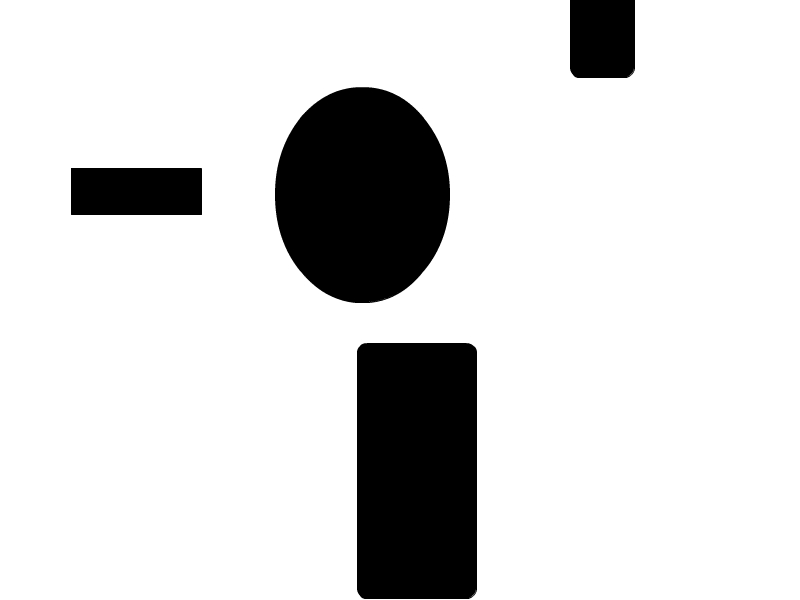
//> input picture Day 4/dfs_path.jpg, 800 x 600 px
$ ./harry   (built with g++ and OpenCV 4)
//> lines starting //> are read from the running program, lines starting //| are printed output that depends on the picture
#include "opencv2/highgui/highgui.hpp"
#include "opencv2/imgproc/imgproc.hpp"
#include "opencv2/core/core.hpp"
#include <iostream>
#include <stdio.h>
#include <stdlib.h>
using namespace cv;
using namespace std;
Mat src, src_gray;
int thresh = 200;
int max_thresh = 255;
char* source_window = "Source image";
char* corners_window = "Corners detected";
void cornerHarris_demo( int, void* );
/* @function main */
int main( int argc, char** argv )
{
  src = imread("dfs_path.jpg", 1 );
//> src is the input picture: 600 rows x 800 cols, CV_8UC3; min 0, max 255, mean 217
  cvtColor( src, src_gray, COLOR_BGR2GRAY );
  namedWindow( source_window, WINDOW_AUTOSIZE );
  createTrackbar( "Threshold: ", source_window, &thresh, max_thresh, cornerHarris_demo );
  imshow( source_window, src );
  cornerHarris_demo( 0, 0 );
  waitKey(0);
  return(0);
}
/* @function cornerHarris_demo */
void cornerHarris_demo( int, void* )
{
  Mat dst, dst_norm, dst_norm_scaled;
  dst = Mat::zeros( src.size(), CV_32FC1 );
  int blockSize = 2;
  int apertureSize = 3;
  double k = 0.04;
  cornerHarris( src_gray, dst, blockSize, apertureSize, k, BORDER_DEFAULT );
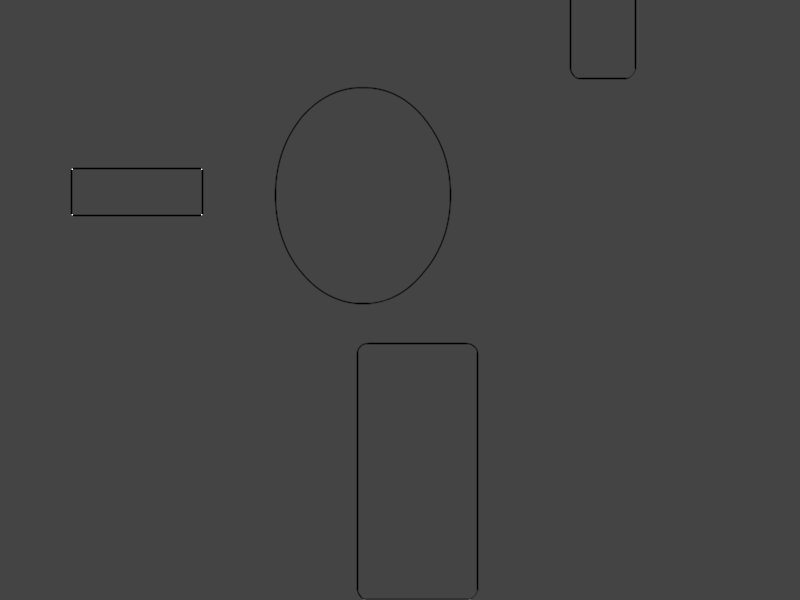
//> dst: 600 rows x 800 cols, CV_32FC1; min -0.04, max 0.108, mean -0.000196; drawn with min black and max white
  normalize( dst, dst_norm, 0, 255, NORM_MINMAX, CV_32FC1, Mat() );
  convertScaleAbs( dst_norm, dst_norm_scaled );
  for( int j = 0; j < dst_norm.rows ; j++ )
     { for( int i = 0; i < dst_norm.cols; i++ )
          {
            if( (int) dst_norm.at<float>(j,i) > thresh )
              {
               circle( dst_norm_scaled, Point( i, j ), 5,  Scalar(0), 2, 8, 0 );
              }
          }
     }
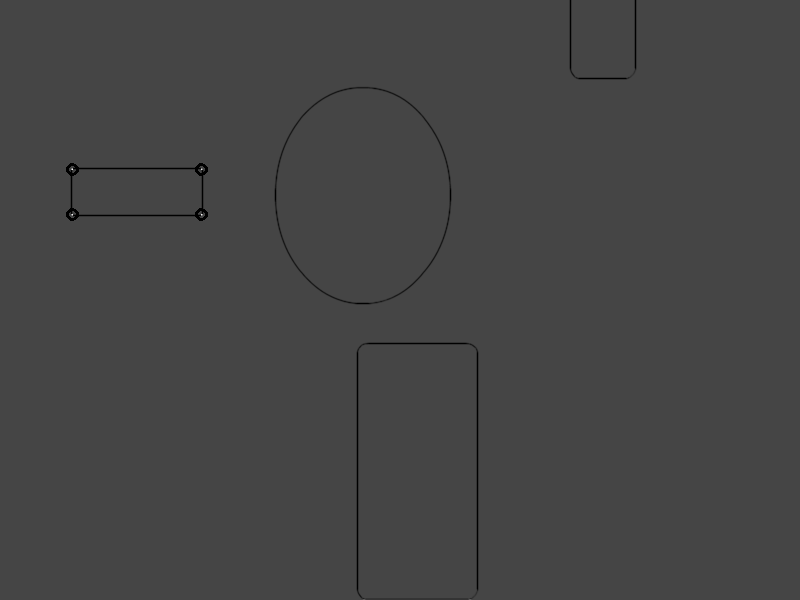
//> dst_norm_scaled: 600 rows x 800 cols, CV_8UC1; min 0, max 255, mean 68.6
  namedWindow( corners_window, WINDOW_AUTOSIZE );
  imshow( corners_window, dst_norm_scaled );
}
